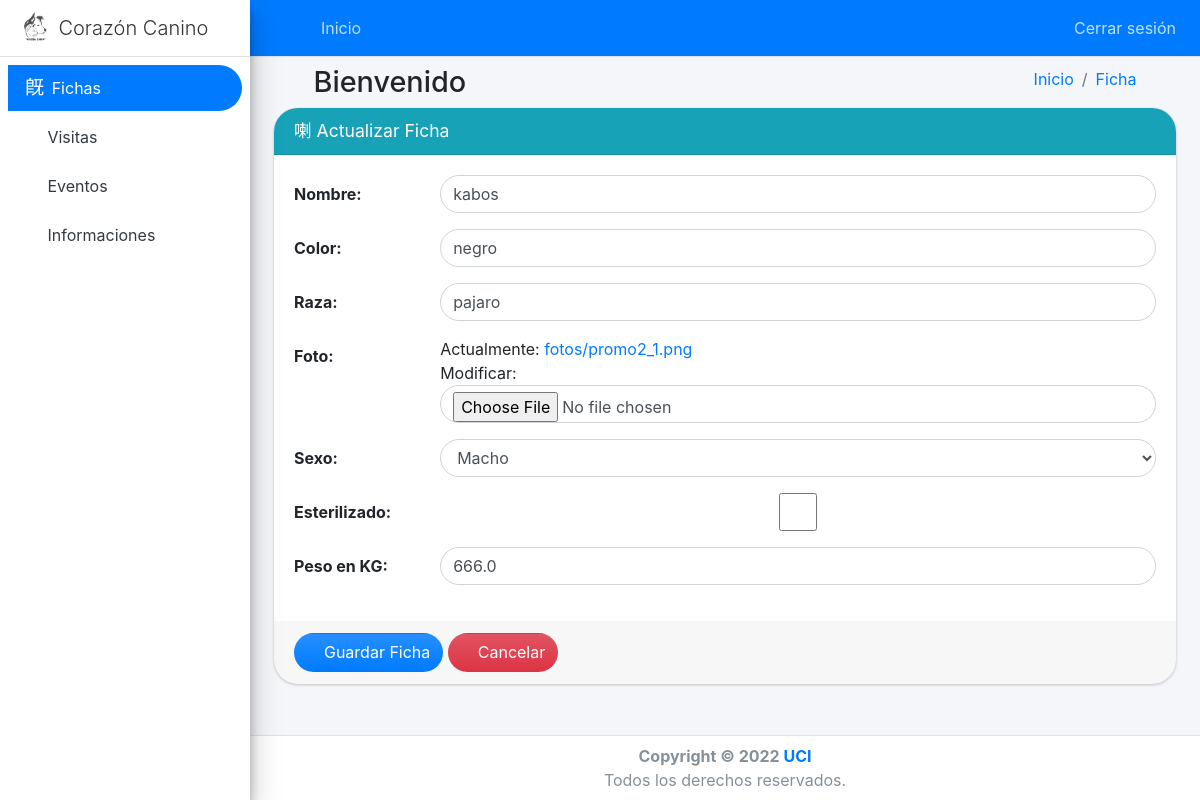
Screenshot of /ficha/update/2/ (signed in) with the database file from the repository.
### core/models.py (models this page shows, shortened)
class Ficha(models.Model):
    SEXO_CHOICES = (
        ('m', 'Macho'),
        ('h', 'Hembra'),
    )
    nombre = models.CharField(max_length=255, verbose_name="Nombre")
    color = models.CharField(max_length=255, verbose_name="Color")
    raza = models.CharField(max_length=255, verbose_name="Raza")
    foto = models.ImageField(upload_to='fotos/', verbose_name="Foto")
    sexo = models.CharField(max_length=255, choices=SEXO_CHOICES, verbose_name="Sexo")
    esterilizado = models.BooleanField(default=False, verbose_name="Esterilizado")
    peso = models.FloatField(verbose_name="Peso en KG")
    qr = models.CharField(max_length=900, blank=True, null=True, verbose_name="Código Qr")
    date_creation = models.DateField(auto_now_add=True, null=True, blank=True, verbose_name='Fecha de registro')
    def mostrar_foto(self):
        return mark_safe('<img src="' + self.foto.url + '"  width="80" height="80" class="circular agrandar '
                                                        'cursor-zoom-in">')
    mostrar_foto.short_description = 'Vista previa'
    mostrar_foto.allow_tags = True
    def mostrar_qr(self):
        imagen = 'A'
        if self.qr is not None:
            imagen = self.qr
        return mark_safe('<img src="' + imagen + '"  width="80" height="80" class="agrandar cursor-zoom-in">')
    mostrar_qr.short_description = 'Código QR'
    mostrar_qr.allow_tags = True

### core/views.py (the view)
# urls.py: path('ficha/update/<int:pk>/', FichaUpdateView.as_view(), name='ficha_update'),
class FichaUpdateView(LoginRequiredMixin, generic.UpdateView):
    model = Ficha
    template_name = 'form.html'
    form_class = FichaForm
    success_url = reverse_lazy('ficha_list')
    def get_context_data(self, **kwargs):
        context = super().get_context_data(**kwargs)
        context['create_url'] = reverse_lazy('ficha_add')
        context['entity'] = 'Ficha'
        context['list_url'] = self.success_url
        context['title'] = 'Actualizar Ficha'
        return context

### core/forms.py
class FichaForm(ModelForm):
    def __init__(self, *args, **kwargs):
        super().__init__(*args, **kwargs)
    class Meta:
        model = Ficha
        fields = '__all__'
        exclude = ['date_creation', 'qr', ]

### templates/form.html (shortened to what this page needs)
{% extends 'body.html' %}
{% load widget_tweaks %}
{% block content %}
    <form method="post" action="." enctype="multipart/form-data">
        <div class="card card-info circular">
            <div class="card-header circular-top">
                <h3 class="card-title">
                    {% if action == 'add' %}
                        <i class="mdi mdi-plus"></i>
                    {% else %}
                        <i class="mdi mdi-square-edit-outline"></i>
                    {% endif %}
                    {{ title }}
                </h3>
            </div>
            <div class="card-body">
                {% for field in form.visible_fields %}
                    <div class="form-group row">
                        <label for="asd" class="col-sm-2 col-form-label">{{ field.label }}:</label>
                        <div class="col-sm-10">
                            {{ field|add_class:'form-control circular'|attr:'autocomplete:off' }}
                        </div>
                    </div>
                {% endfor %}
            </div>
            <div class="card-footer circular-bottom">
                <button type="submit" class="btn bg-gradient-primary circular">
                    <i class="mdi mdi-content-save"></i> Guardar {{ entity }}
                </button>
                <a href="{{ list_url }}" class="btn bg-gradient-danger circular">
                    <i class="mdi mdi-cancel"></i> Cancelar
                </a>
            </div>
        </div>
    </form>
{% endblock %}

### static/css/mystyle.css (style rules this page uses)
.circular-top { border-top-left-radius: 1.5rem !important; border-top-right-radius: 1.5rem !important; }
.circular-bottom { border-bottom-right-radius: 1.5rem !important; border-bottom-left-radius: 1.5rem !important; }
.circular, input[type='search'], .dropdown-menu, .daterangepicker, span.select2-dropdown, li.select2-results__option, div.calendar-table table.table-condensed tbody tr td, div.bs-searchbox > *, div.jconfirm-box { border-radius: 1.5rem !important; }

### rows the page displays
Ficha: visible_fields "kabos" "negro" "pajaro" "Macho" "666.0"

### other values shown
{{ entity }} "Ficha"
{{ title }} "Actualizar Ficha"
{{ field.label }} "Nombre" "Color" "Raza" "Foto" "Sexo" "Esterilizado" "Peso en KG"
